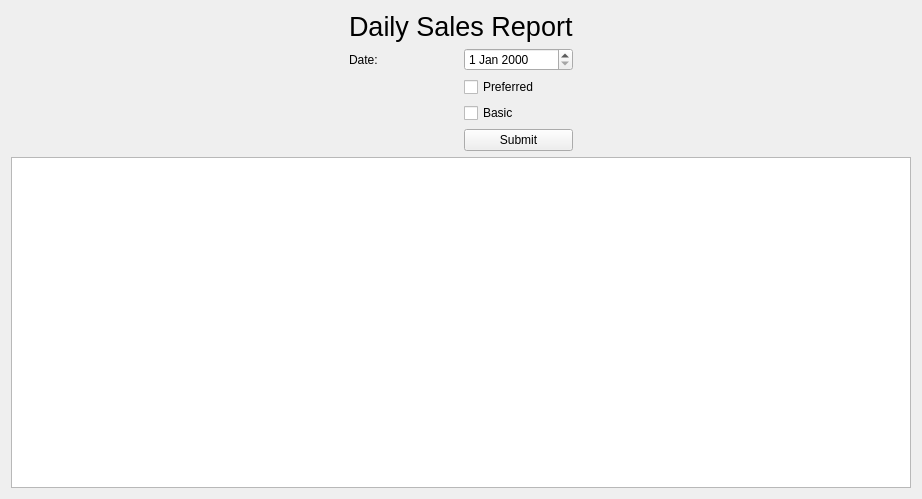
<?xml version="1.0" encoding="UTF-8"?>
<ui version="4.0">
 <class>daily_sales</class>
 <widget class="QWidget" name="daily_sales">
  <property name="geometry">
   <rect>
    <x>0</x>
    <y>0</y>
    <width>922</width>
    <height>499</height>
   </rect>
  </property>
  <property name="windowTitle">
   <string>Form</string>
  </property>
  <layout class="QGridLayout" name="gridLayout_5">
   <item row="0" column="0">
    <layout class="QGridLayout" name="gridLayout">
     <item row="0" column="0">
      <spacer name="horizontalSpacer">
       <property name="orientation">
        <enum>Qt::Horizontal</enum>
       </property>
       <property name="sizeHint" stdset="0">
        <size>
         <width>40</width>
         <height>20</height>
        </size>
       </property>
      </spacer>
     </item>
     <item row="0" column="1">
      <widget class="QLabel" name="title">
       <property name="font">
        <font>
         <pointsize>20</pointsize>
        </font>
       </property>
       <property name="text">
        <string>Daily Sales Report</string>
       </property>
      </widget>
     </item>
     <item row="1" column="1">
      <layout class="QGridLayout" name="gridLayout_2">
       <item row="0" column="1">
        <widget class="QDateEdit" name="dateEdit"/>
       </item>
       <item row="1" column="1">
        <layout class="QVBoxLayout" name="verticalLayout">
         <item>
          <widget class="QCheckBox" name="preferred">
           <property name="text">
            <string>Preferred</string>
           </property>
          </widget>
         </item>
         <item>
          <widget class="QCheckBox" name="basic">
           <property name="text">
            <string>Basic</string>
           </property>
          </widget>
         </item>
         <item>
          <widget class="QPushButton" name="submit">
           <property name="text">
            <string>Submit</string>
           </property>
          </widget>
         </item>
        </layout>
       </item>
       <item row="0" column="0">
        <widget class="QLabel" name="date">
         <property name="text">
          <string>Date: </string>
         </property>
        </widget>
       </item>
      </layout>
     </item>
     <item row="0" column="2">
      <spacer name="horizontalSpacer_2">
       <property name="orientation">
        <enum>Qt::Horizontal</enum>
       </property>
       <property name="sizeHint" stdset="0">
        <size>
         <width>40</width>
         <height>20</height>
        </size>
       </property>
      </spacer>
     </item>
     <item row="2" column="0" colspan="3">
      <widget class="QTextBrowser" name="report"/>
     </item>
    </layout>
   </item>
  </layout>
 </widget>
 <resources/>
 <connections/>
</ui>
